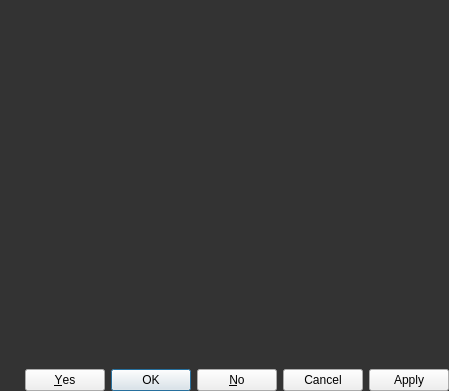
<?xml version="1.0" encoding="UTF-8"?>
<ui version="4.0">
 <class>ModalDialog</class>
 <widget class="QDialog" name="ModalDialog">
  <property name="geometry">
   <rect>
    <x>0</x>
    <y>0</y>
    <width>449</width>
    <height>391</height>
   </rect>
  </property>
  <property name="windowTitle">
   <string/>
  </property>
  <property name="styleSheet">
   <string notr="true">#ModalDialog
{
	background:#333;
}</string>
  </property>
  <property name="sizeGripEnabled">
   <bool>false</bool>
  </property>
  <property name="modal">
   <bool>true</bool>
  </property>
  <layout class="QVBoxLayout" name="modalDialogLayout">
   <property name="spacing">
    <number>0</number>
   </property>
   <property name="leftMargin">
    <number>0</number>
   </property>
   <property name="topMargin">
    <number>0</number>
   </property>
   <property name="rightMargin">
    <number>0</number>
   </property>
   <property name="bottomMargin">
    <number>0</number>
   </property>
   <item>
    <widget class="QFrame" name="titlebarFrame">
     <property name="sizePolicy">
      <sizepolicy hsizetype="Preferred" vsizetype="Maximum">
       <horstretch>0</horstretch>
       <verstretch>0</verstretch>
      </sizepolicy>
     </property>
     <property name="contextMenuPolicy">
      <enum>Qt::NoContextMenu</enum>
     </property>
     <property name="frameShape">
      <enum>QFrame::NoFrame</enum>
     </property>
     <property name="frameShadow">
      <enum>QFrame::Plain</enum>
     </property>
     <property name="lineWidth">
      <number>0</number>
     </property>
     <layout class="QHBoxLayout" name="titlebarFrameLayout">
      <property name="spacing">
       <number>0</number>
      </property>
      <property name="leftMargin">
       <number>0</number>
      </property>
      <property name="topMargin">
       <number>0</number>
      </property>
      <property name="rightMargin">
       <number>0</number>
      </property>
      <property name="bottomMargin">
       <number>0</number>
      </property>
     </layout>
    </widget>
   </item>
   <item>
    <widget class="QFrame" name="contentFrame">
     <property name="sizePolicy">
      <sizepolicy hsizetype="Preferred" vsizetype="Preferred">
       <horstretch>0</horstretch>
       <verstretch>0</verstretch>
      </sizepolicy>
     </property>
     <property name="contextMenuPolicy">
      <enum>Qt::NoContextMenu</enum>
     </property>
     <property name="frameShape">
      <enum>QFrame::NoFrame</enum>
     </property>
     <property name="frameShadow">
      <enum>QFrame::Plain</enum>
     </property>
     <property name="lineWidth">
      <number>0</number>
     </property>
     <layout class="QHBoxLayout" name="contentFrameLayout">
      <property name="spacing">
       <number>0</number>
      </property>
      <property name="leftMargin">
       <number>0</number>
      </property>
      <property name="topMargin">
       <number>0</number>
      </property>
      <property name="rightMargin">
       <number>0</number>
      </property>
      <property name="bottomMargin">
       <number>0</number>
      </property>
     </layout>
    </widget>
   </item>
   <item>
    <widget class="QDialogButtonBox" name="buttonBox">
     <property name="sizePolicy">
      <sizepolicy hsizetype="Preferred" vsizetype="Maximum">
       <horstretch>0</horstretch>
       <verstretch>0</verstretch>
      </sizepolicy>
     </property>
     <property name="contextMenuPolicy">
      <enum>Qt::NoContextMenu</enum>
     </property>
     <property name="orientation">
      <enum>Qt::Horizontal</enum>
     </property>
     <property name="standardButtons">
      <set>QDialogButtonBox::Apply|QDialogButtonBox::Cancel|QDialogButtonBox::No|QDialogButtonBox::Ok|QDialogButtonBox::Yes</set>
     </property>
     <property name="centerButtons">
      <bool>false</bool>
     </property>
    </widget>
   </item>
  </layout>
 </widget>
 <resources/>
 <connections>
  <connection>
   <sender>buttonBox</sender>
   <signal>accepted()</signal>
   <receiver>ModalDialog</receiver>
   <slot>accept()</slot>
   <hints>
    <hint type="sourcelabel">
     <x>248</x>
     <y>254</y>
    </hint>
    <hint type="destinationlabel">
     <x>157</x>
     <y>274</y>
    </hint>
   </hints>
  </connection>
  <connection>
   <sender>buttonBox</sender>
   <signal>rejected()</signal>
   <receiver>ModalDialog</receiver>
   <slot>reject()</slot>
   <hints>
    <hint type="sourcelabel">
     <x>316</x>
     <y>260</y>
    </hint>
    <hint type="destinationlabel">
     <x>286</x>
     <y>274</y>
    </hint>
   </hints>
  </connection>
 </connections>
</ui>
